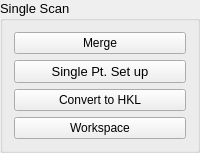
               <widget class="QGroupBox" name="groupBox_20">
                <property name="font">
                 <font>
                  <pointsize>10</pointsize>
                 </font>
                </property>
                <property name="title">
                 <string>Single Scan</string>
                </property>
                <layout class="QVBoxLayout" name="verticalLayout_20">
                 <item>
                  <widget class="QPushButton" name="pushButton_mergeScans">
                   <property name="font">
                    <font>
                     <pointsize>9</pointsize>
                     <weight>50</weight>
                     <bold>false</bold>
                    </font>
                   </property>
                   <property name="toolTip">
                    <string>&lt;html&gt;&lt;head/&gt;&lt;body&gt;&lt;p&gt;Merge Pts. within a scan.&lt;/p&gt;&lt;p&gt;It is different from 'combine scans', which will merge multiple scans into a single MDEventWorkspace&lt;/p&gt;&lt;/body&gt;&lt;/html&gt;</string>
                   </property>
                   <property name="text">
                    <string>Merge</string>
                   </property>
                  </widget>
                 </item>
                 <item>
                  <widget class="QPushButton" name="pushButton_setupPeakIntegration">
                   <property name="font">
                    <font>
                     <pointsize>10</pointsize>
                    </font>
                   </property>
                   <property name="toolTip">
                    <string>&lt;html&gt;&lt;head/&gt;&lt;body&gt;&lt;p&gt;Switch to tab 'Peak Integrate' to set up options for peak integration&lt;/p&gt;&lt;/body&gt;&lt;/html&gt;</string>
                   </property>
                   <property name="text">
                    <string>Single Pt. Set up</string>
                   </property>
                  </widget>
                 </item>
                 <item>
                  <widget class="QPushButton" name="pushButton_convertMerged2HKL">
                   <property name="font">
                    <font>
                     <pointsize>9</pointsize>
                    </font>
                   </property>
                   <property name="text">
                    <string>Convert to HKL</string>
                   </property>
                  </widget>
                 </item>
                 <item>
                  <widget class="QPushButton" name="pushButton_showScanWSInfo">
                   <property name="font">
                    <font>
                     <pointsize>9</pointsize>
                    </font>
                   </property>
                   <property name="toolTip">
                    <string>&lt;html&gt;&lt;head/&gt;&lt;body&gt;&lt;p&gt;&lt;span style=&quot; font-size:11pt;&quot;&gt;Show the MDWorkspaces' names of the selected scans for further operation such as Slice View&lt;/span&gt;&lt;/p&gt;&lt;/body&gt;&lt;/html&gt;</string>
                   </property>
                   <property name="text">
                    <string>Workspace</string>
                   </property>
                  </widget>
                 </item>
                </layout>
               </widget>
